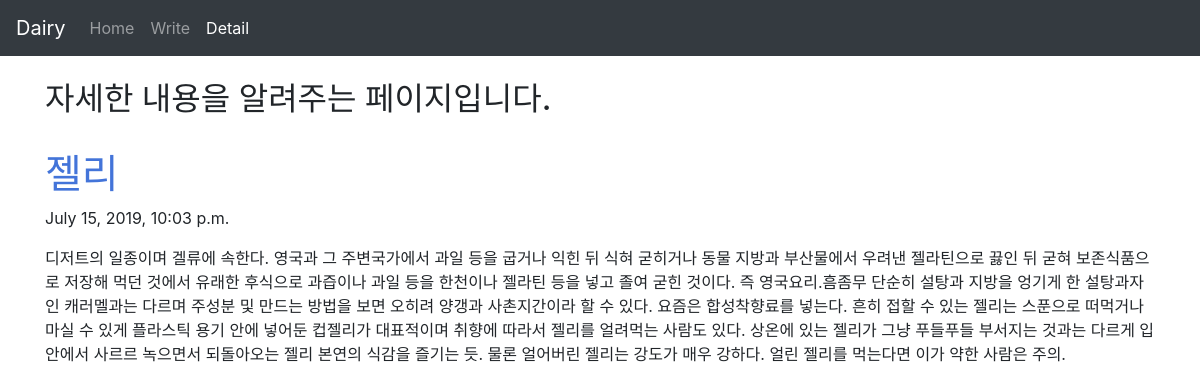
Page /blog/3 on the committed database.
### blogapp/models.py (models this page shows, shortened)
class Blog(models.Model):
    title = models.CharField(max_length = 200)
    pub_date = models.DateTimeField('date published')
    body = models.TextField()

### blogapp/views.py (the view)
# urls.py: path('blog/<int:blog_id>',blogapp.views.detail, name="detail"),
def detail(request, blog_id):
    details = get_object_or_404(Blog, pk=blog_id)
    return render(request, 'detail.html', {'details':details})

### blogapp/templates/detail.html (shortened to what this page needs)
<head>
    <link rel="stylesheet" href="https://stackpath.bootstrapcdn.com/bootstrap/4.3.1/css/bootstrap.min.css">
</head>
<body>
        <nav class="navbar navbar-expand-lg navbar-dark bg-dark">
                <a class="navbar-brand" href="#">Dairy</a>
                <div class="collapse navbar-collapse" id="navbarSupportedContent">
                  <ul class="navbar-nav mr-auto">
                    <li class="nav-item">
                            <a class="nav-link" href="{% url 'home' %}">Home</a>
                    </li>
                    <li class="nav-item">
                          <a class="nav-link" href="{% url 'new' %}">Write</a>
                    </li>
                    <li class="nav-item active">
                          <a class="nav-link" href="{% url 'detail' 1%}">Detail<span class="sr-only">(current)</span></a>
                    </li>
                  </ul>
                </div>
              </nav>
<div class = "container">
    <br>
    <h2> 자세한 내용을 알려주는 페이지입니다.</h2>
    <br>
    <h1 style="color:#4374D9;">{{details.title}}</h1>
    <p>{{details.pub_date}}</p>
    <p>{{details.body}}</p>
</div>
</body>

### rows in the picture
Blog: title "젤리", pub_date "July 15, 2019, 10:03 p.m.", body "디저트의 일종이며 겔류에 속한다. 영국과 그 주변국가에서 과일 등을 굽거나 익힌 뒤 식혀 굳히거나 동물 지방과 부산물에서 우려낸 젤라틴으로 끓인 뒤 굳혀 보존식품으로 저장해 먹던 것에서 유래한 후식으로 과즙이나 과일 등을 한천이나 젤라틴 등을 넣고 졸여 굳힌 것이다. 즉 영국요리.흠좀무 단순히 설탕과 지방을 엉기게 한 설탕과자인 캐러멜과는 다르며 주성분 및 만드는 방법을 보면 오히려 양갱과 사촌지간이라 할 수 있다. 요즘은 합성착향료를 넣는다. 흔히 접할 수 있는 젤리는 스푼으로 떠먹거나 마실 수 있게 플라스틱 용기 안에 넣어둔 컵젤리가 대표적이며 취향에 따라서 젤리를 얼려먹는 사람도 있다. 상온에 있는 젤리가 그냥 푸들푸들 부서지는 것과는 다르게 입안에서 사르르 녹으면서 되돌아오는 젤리 본연의 식감을 즐기는 듯. 물론 얼어버린 젤리는 강도가 매우 강하다. 얼린 젤리를 먹는다면 이가 약한 사람은 주의."
